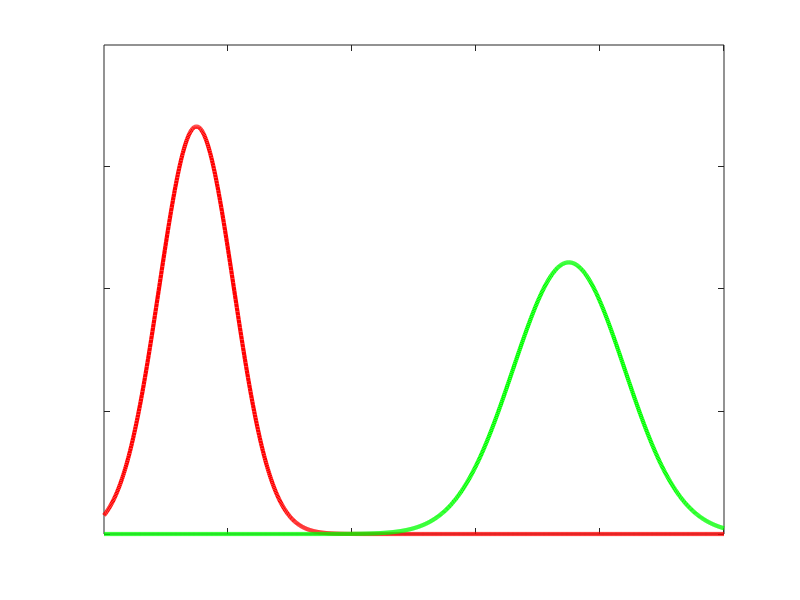

Here is the MATLAB script that generated this plot:
x = 1:1000;

muM     = 150.0;
sigmaM  = 60.0;
muP     = 750.0;
sigmaP  = 90.0;

gM = (1.0 / (sigmaM * sqrt(2.0 * pi))) * exp(-0.5 * ((x - muM) / sigmaM).^2);
gP = (1.0 / (sigmaP * sqrt(2.0 * pi))) * exp(-0.5 * ((x - muP) / sigmaP).^2);

figure(1);
plot(x, gM, 'r', 'LineWidth', 3);
hold on;
plot(x, gP, 'g', 'LineWidth', 3);

axis([1, 1000, 0, 1.2 * max(max(gM), max(gP))]);
set(gca, 'XTickLabel','');
set(gca, 'YTickLabel','');
% xlabel('x [px]');
% ylabel('p(X = x)');

hold off;